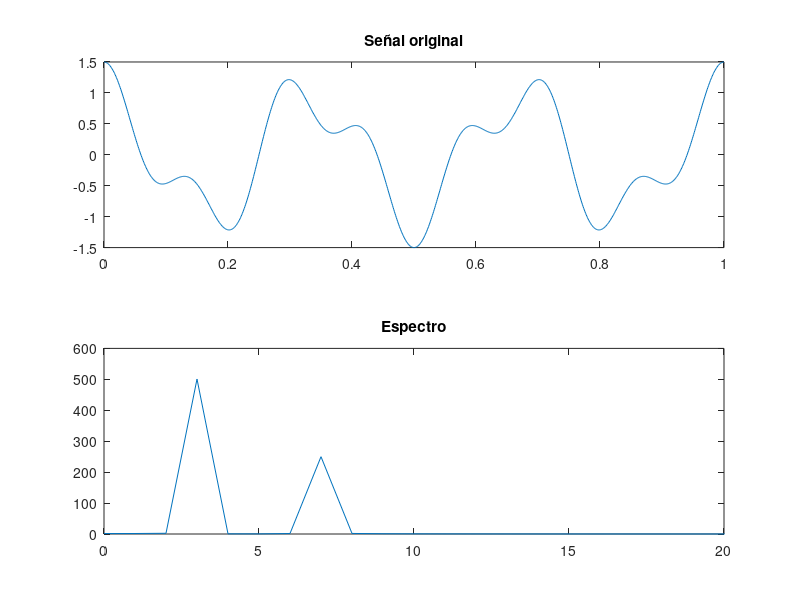

Source code (MATLAB):
%Una señal es una suma de frecuencias.
t = linspace(0,1,1000);

x = cos(2*pi*3*t) + 0.5*cos(2*pi*7*t);

X = fft(x);

f = linspace(0,999,1000);

figure;
subplot(2,1,1)
plot(t,x)
title('Señal original')

subplot(2,1,2)
plot(f,abs(X))
xlim([0 20])
title('Espectro')
